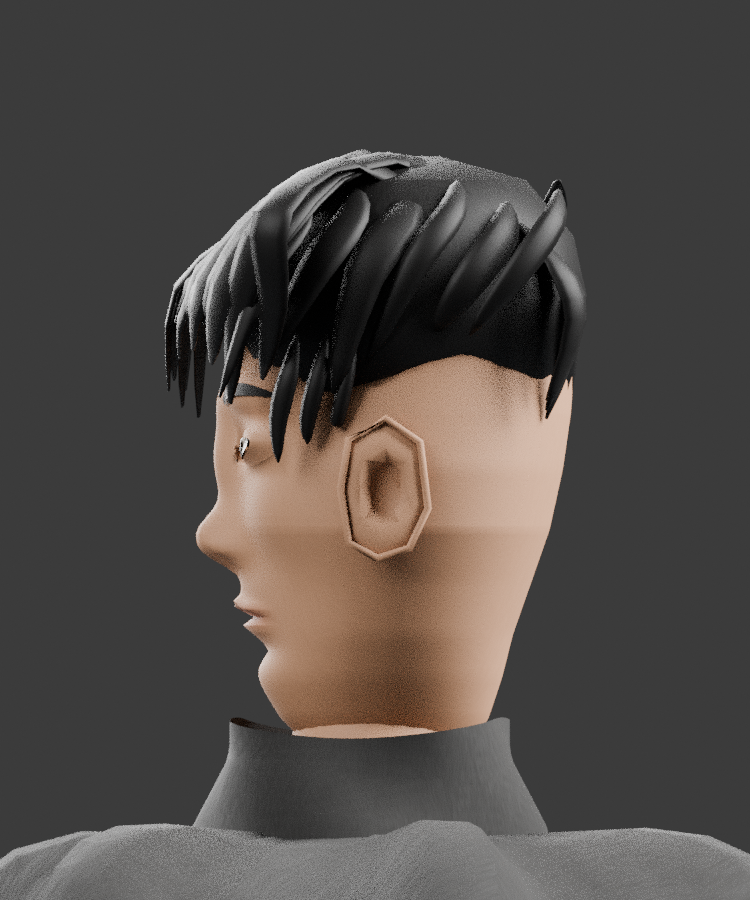
#> input picture docs/production/reviews/representative-revision-04/kiln-ninja-v6/kiln-ninja-ensemble-candidate/kiln-ninja-ensemble-candidate-unmasked-face_profile.png, 750 x 900 px, given in place of original.png, which was not available
$ python package_review.py
#> lines starting #> are read from the running program, lines starting #| are printed output that depends on the picture; pictures that were not available may be replaced by others from this repository, and a replacement may not be noted
from pathlib import Path
from PIL import Image,ImageOps,ImageDraw
import json,hashlib
p=Path('/tmp/ninja-v6');d=p/'kiln-ninja-ensemble-candidate';old=Path('/tmp/kiln-ninja-revision05/kiln-ninja-ensemble-candidate');ref=Image.open('/workspace/Aetherion-The-Fifteen-Oaths/assets/references/reference-090/original.png').convert('RGB');stem='kiln-ninja-ensemble-candidate'
for name,box,view in [('front',(20,736,180,950),'portrait'),('profile',(184,736,360,950),'face_profile')]:
 sheet=Image.new('RGB',(1950,825),(238,238,235));draw=ImageDraw.Draw(sheet)
 for i,(label,im) in enumerate([('Original 090 unmasked panel',ref.crop(box)),('Frozen V5',Image.open(old/(stem+'-unmasked-'+view+'.png')).convert('RGB')),('V6 focused diagnostic - unapproved',Image.open(d/(stem+'-unmasked-'+view+'.png')).convert('RGB'))]):
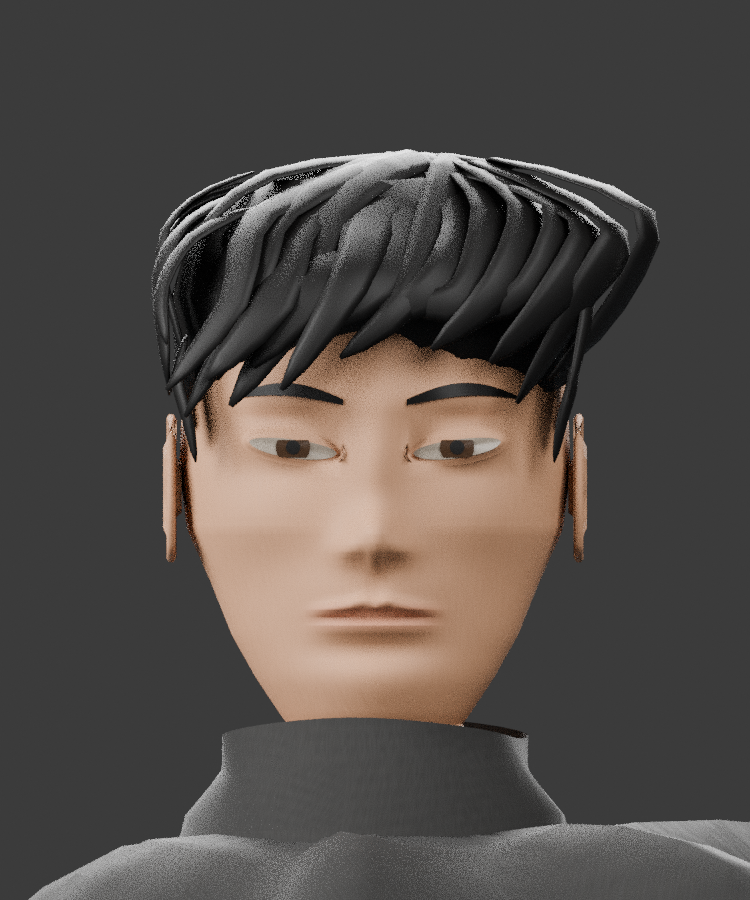
#> input picture docs/production/reviews/representative-revision-04/kiln-ninja-v6/kiln-ninja-ensemble-candidate/kiln-ninja-ensemble-candidate-unmasked-portrait.png, 750 x 900 px, found by its file name
  im=ImageOps.contain(im,(640,760));sheet.paste(im,(i*650+(650-im.width)//2,40+(760-im.height)//2));draw.text((i*650+12,12),label,fill='black')
#> after `im = ImageOps.contain(im, (640, 760))`:
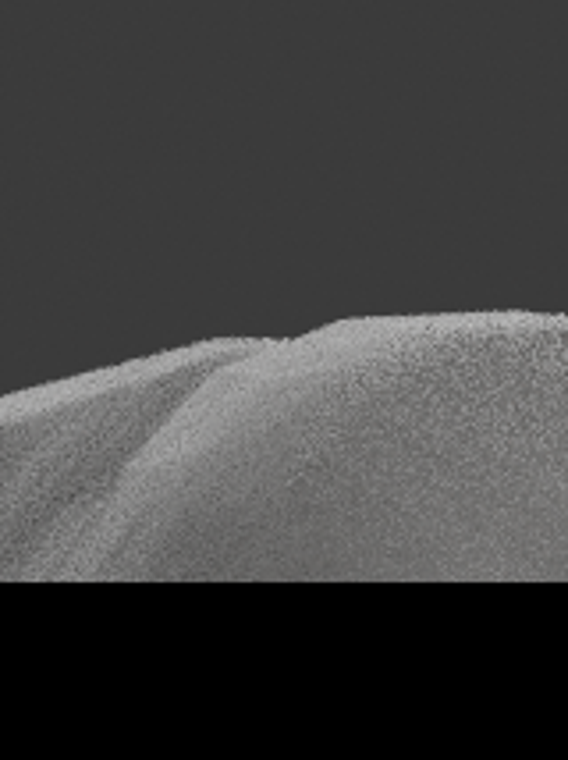
#> im: PIL image 568x760 RGB; mean R, G, B 65.8, 65.6, 65.4
#> after `sheet.paste(im, (i * 650 + (650 - im.width) // 2, 40 + (760 - im.heigh`:
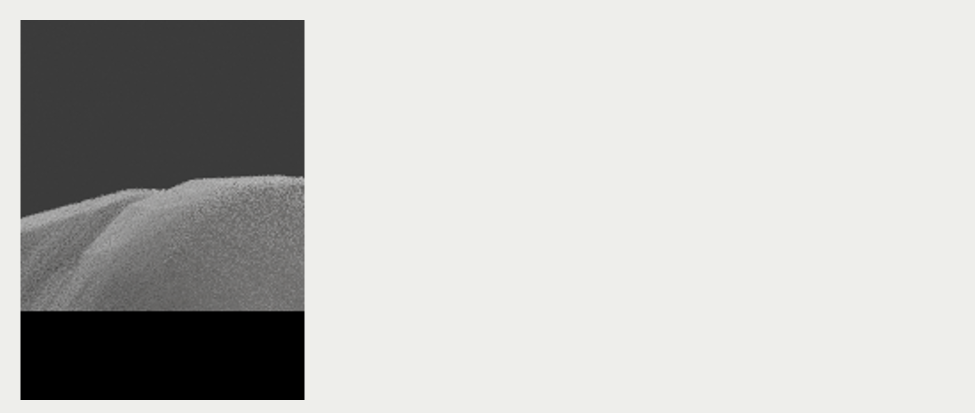
#> sheet: PIL image 1950x825 RGB (shown at 1/2 size); mean R, G, B 191.8, 191.7, 189.5
 draw.text((12,808),'Comparative framing; not a calibrated scan or exact-match certification. Lighting on V5/V6 retained. See remaining shape failures in REVIEW.md.',fill='black');sheet.save(p/(name+'-comparison.png'))
#> after `draw.text((12, 808), 'Comparative framing; not a calibrated scan or ex`:
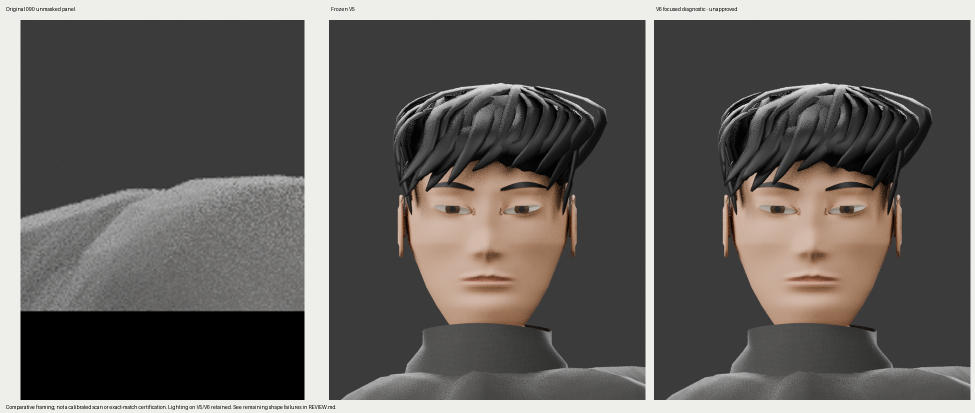
#> saved as front-comparison.png: PIL image 1950x825 RGB (shown at 1/2 size); mean R, G, B 98.5, 94.9, 92.1
files=[p/'kiln_ninja.py',p/'model-face-landmarks.json',p/'source-face-landmarks.json',p/'source-face-landmarks.png',p/'hair-cost.json',p/'diagnostic-evidence.json',p/'glb-vertex-color-inspection.json',p/'geometry-freeze-receipt.json',p/'front-comparison.png',p/'profile-comparison.png',p/'package_review.py',p/'measure_reference.py',p/'REVIEW.md',p/'comparison.html',p/'body-rig-preservation.json',p/'independent-import-summary.md',p/'independent-import-receipt.json',p/'independent-colors.json']+list(d.glob('*'))
#> (the run stopped early here; a loop or call above may not have finished)
